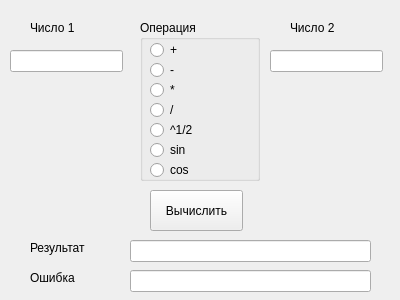
<?xml version="1.0" encoding="UTF-8"?>
<ui version="4.0">
 <class>calcwidget</class>
 <widget class="QWidget" name="calcwidget">
  <property name="geometry">
   <rect>
    <x>0</x>
    <y>0</y>
    <width>400</width>
    <height>300</height>
   </rect>
  </property>
  <property name="windowTitle">
   <string>calcwidget</string>
  </property>
  <widget class="QGroupBox" name="operationBox">
   <property name="geometry">
    <rect>
     <x>140</x>
     <y>20</y>
     <width>120</width>
     <height>161</height>
    </rect>
   </property>
   <property name="title">
    <string>Операция</string>
   </property>
   <widget class="QRadioButton" name="plusR">
    <property name="geometry">
     <rect>
      <x>10</x>
      <y>20</y>
      <width>95</width>
      <height>20</height>
     </rect>
    </property>
    <property name="text">
     <string>+</string>
    </property>
   </widget>
   <widget class="QRadioButton" name="minusR">
    <property name="geometry">
     <rect>
      <x>10</x>
      <y>40</y>
      <width>95</width>
      <height>20</height>
     </rect>
    </property>
    <property name="text">
     <string>-</string>
    </property>
   </widget>
   <widget class="QRadioButton" name="multiplicationR">
    <property name="geometry">
     <rect>
      <x>10</x>
      <y>60</y>
      <width>95</width>
      <height>20</height>
     </rect>
    </property>
    <property name="text">
     <string>*</string>
    </property>
   </widget>
   <widget class="QRadioButton" name="divisionR">
    <property name="geometry">
     <rect>
      <x>10</x>
      <y>80</y>
      <width>95</width>
      <height>20</height>
     </rect>
    </property>
    <property name="text">
     <string>/</string>
    </property>
   </widget>
   <widget class="QRadioButton" name="sqrtR">
    <property name="geometry">
     <rect>
      <x>10</x>
      <y>100</y>
      <width>95</width>
      <height>20</height>
     </rect>
    </property>
    <property name="text">
     <string>^1/2</string>
    </property>
   </widget>
   <widget class="QRadioButton" name="sinR">
    <property name="geometry">
     <rect>
      <x>10</x>
      <y>120</y>
      <width>95</width>
      <height>20</height>
     </rect>
    </property>
    <property name="text">
     <string>sin</string>
    </property>
   </widget>
   <widget class="QRadioButton" name="cosR">
    <property name="geometry">
     <rect>
      <x>10</x>
      <y>140</y>
      <width>95</width>
      <height>20</height>
     </rect>
    </property>
    <property name="text">
     <string>cos</string>
    </property>
   </widget>
  </widget>
  <widget class="QPushButton" name="doButton">
   <property name="geometry">
    <rect>
     <x>150</x>
     <y>190</y>
     <width>93</width>
     <height>41</height>
    </rect>
   </property>
   <property name="text">
    <string>Вычислить</string>
   </property>
  </widget>
  <widget class="QLabel" name="num1Label">
   <property name="geometry">
    <rect>
     <x>30</x>
     <y>20</y>
     <width>91</width>
     <height>16</height>
    </rect>
   </property>
   <property name="text">
    <string>Число 1</string>
   </property>
  </widget>
  <widget class="QLabel" name="num2Label">
   <property name="geometry">
    <rect>
     <x>290</x>
     <y>20</y>
     <width>91</width>
     <height>16</height>
    </rect>
   </property>
   <property name="text">
    <string>Число 2</string>
   </property>
  </widget>
  <widget class="QLineEdit" name="num1Edit">
   <property name="geometry">
    <rect>
     <x>10</x>
     <y>50</y>
     <width>113</width>
     <height>22</height>
    </rect>
   </property>
  </widget>
  <widget class="QLineEdit" name="num2Edit">
   <property name="geometry">
    <rect>
     <x>270</x>
     <y>50</y>
     <width>113</width>
     <height>22</height>
    </rect>
   </property>
  </widget>
  <widget class="QLabel" name="resultLabel">
   <property name="geometry">
    <rect>
     <x>30</x>
     <y>240</y>
     <width>91</width>
     <height>16</height>
    </rect>
   </property>
   <property name="text">
    <string>Результат</string>
   </property>
  </widget>
  <widget class="QLabel" name="errorLabel">
   <property name="geometry">
    <rect>
     <x>30</x>
     <y>270</y>
     <width>91</width>
     <height>16</height>
    </rect>
   </property>
   <property name="text">
    <string>Ошибка</string>
   </property>
  </widget>
  <widget class="QLineEdit" name="resultEdit">
   <property name="geometry">
    <rect>
     <x>130</x>
     <y>240</y>
     <width>241</width>
     <height>22</height>
    </rect>
   </property>
   <property name="readOnly">
    <bool>true</bool>
   </property>
  </widget>
  <widget class="QLineEdit" name="errorEdit">
   <property name="geometry">
    <rect>
     <x>130</x>
     <y>270</y>
     <width>241</width>
     <height>22</height>
    </rect>
   </property>
   <property name="readOnly">
    <bool>true</bool>
   </property>
  </widget>
 </widget>
 <layoutdefault spacing="6" margin="11"/>
 <resources/>
 <connections/>
</ui>
